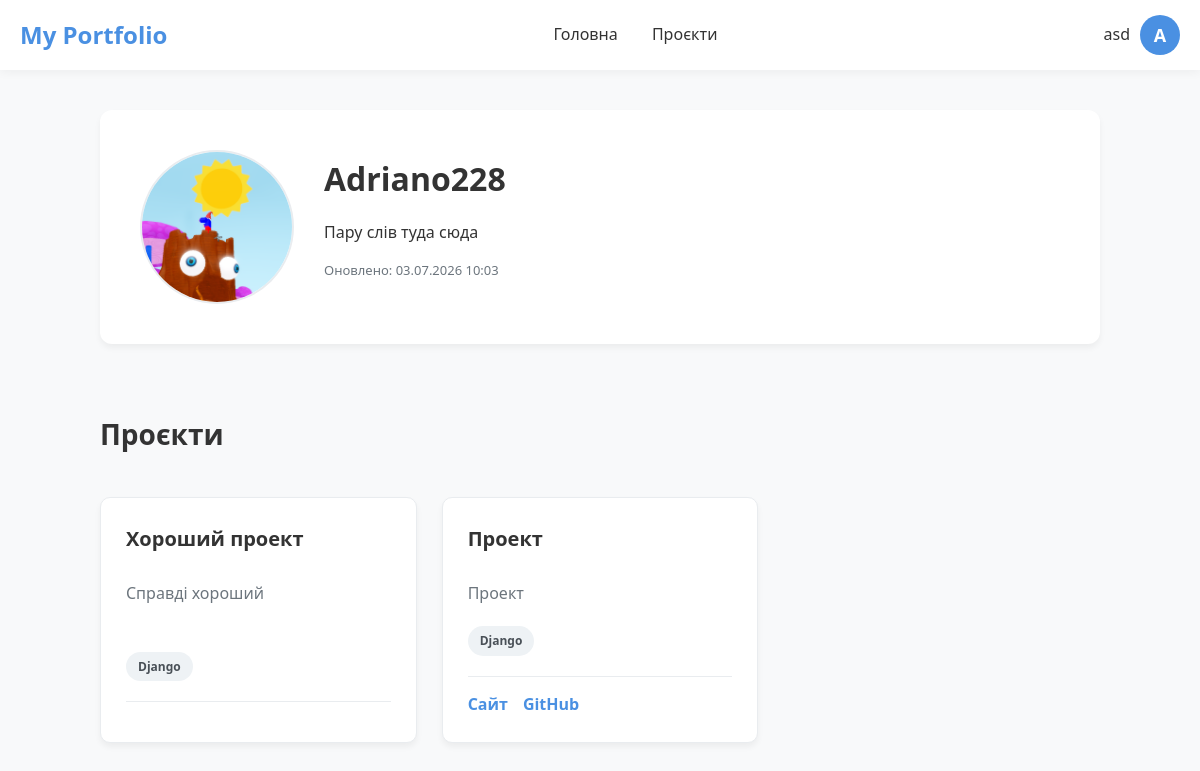
Page /profile/Adriano228/ (signed in) on the committed database.
### main/models.py (models this page shows, shortened)
class Portfolio(models.Model):
    user = models.OneToOneField(
        User,
        on_delete=models.CASCADE,
        related_name='portfolio',
        verbose_name="Користувач"
    )
    bio = models.TextField(blank=True, null=True, verbose_name="Про себе / Біографія")
    updated_at = models.DateTimeField(auto_now=True, verbose_name="Дата оновлення")
    avatar = models.ImageField(upload_to='avatars/', blank=True, null=True)
    class Meta:
        verbose_name = "Портфоліо"
        verbose_name_plural = "Портфоліо"

class Project(models.Model):
    portfolio = models.ForeignKey(
        Portfolio,
        on_delete=models.CASCADE,
        related_name='projects',
        verbose_name="Портфоліо"
    )
    title = models.CharField(max_length=200, verbose_name="Назва проекту")
    description = models.TextField(verbose_name="Опис проекту")
    technologies = models.ManyToManyField(
        Technology,
        related_name='projects',
        verbose_name="Стек технологій"
    )
    project_url = models.URLField(blank=True, null=True, verbose_name="Посилання на сайт")
    github_url = models.URLField(blank=True, null=True, verbose_name="Посилання на GitHub")
    created_at = models.DateTimeField(auto_now_add=True, verbose_name="Дата створення")
    class Meta:
        verbose_name = "Проект"
        verbose_name_plural = "Проекти"
        ordering = ['-created_at']

class Technology(models.Model):
    name = models.CharField(max_length=100, unique=True, verbose_name="Назва технології")
    class Meta:
        verbose_name = "Технологія"
        verbose_name_plural = "Технології"

### main/views.py (the view)
# urls.py: path('profile/<str:username>/', views.PublicProfileView.as_view(), name='public_profile'),
class PublicProfileView(DetailView):
    model = Portfolio
    template_name = 'accounts/profile.html'
    context_object_name = 'portfolio'
    def get_object(self):
        return get_object_or_404(Portfolio, user__username=self.kwargs['username'])

### main/templates/accounts/profile.html (shortened to what this page needs)
{% extends 'main/base.html' %}
{% block content %}
<div class="profile-page">
    <section class="profile-header" style="position: relative;">
        {% if portfolio.avatar %}
            <img src="{{ portfolio.avatar.url }}" class="avatar avatar-large" alt="{{ portfolio.user.username }}">
        {% else %}
            <div class="avatar-placeholder avatar-large">
                {{ portfolio.user.username|first|upper }}
            </div>
        {% endif %}
        <div class="profile-info">
            <h2>{{ portfolio.user.username }}</h2>
            {% if portfolio.bio %}
                <p class="profile-bio">{{ portfolio.bio }}</p>
            {% else %}
                <p class="profile-bio profile-bio-empty">Біографію ще не додано.</p>
            {% endif %}
            <p class="profile-updated">
                Оновлено: {{ portfolio.updated_at|date:"d.m.Y H:i" }}
            </p>
        </div>
    </section>
    <section class="profile-projects" id="projects">
        <h3>Проєкти</h3>
        {% if portfolio.projects.all %}
            <div class="projects-grid">
                {% for project in portfolio.projects.all %}
                    <div class="project-card">
                        <h4>{{ project.title }}</h4>
                        <p>{{ project.description }}</p>
                        {% if project.technologies.all %}
                            <div class="tech-list">
                                {% for tech in project.technologies.all %}
                                    <span class="tech-badge">{{ tech.name }}</span>
                                {% endfor %}
                            </div>
                        {% endif %}
                        <div class="project-links">
                            {% if project.project_url %}
                                <a href="{{ project.project_url }}" target="_blank" class="btn-link">Сайт</a>
                            {% endif %}
                            {% if project.github_url %}
                                <a href="{{ project.github_url }}" target="_blank" class="btn-link">GitHub</a>
                            {% endif %}
                        </div>
                    </div>
                {% endfor %}
            </div>
        {% else %}
            <p>Проєктів ще немає.</p>
        {% endif %}
    </section>
</div>
{% endblock %}

### main/templates/main/base.html (shortened to what this page needs)
{% load static %}
<!DOCTYPE html>
<html lang="uk">
<head>
    <link href="{% static 'css/main.css' %}" rel="stylesheet">
</head>
<body>
<div class="header-wrapper">
    <header class="header">
        <div class="logo">
            <a href="{% url 'portfolio:home' %}">My Portfolio</a>
        </div>
        <nav class="nav">
            <a href="{% url 'portfolio:home' %}">Головна</a>
                <a href="{% url 'portfolio:profile' %}">Проєкти</a>
        </nav>
        <div class="header-auth">
            {% if user.is_authenticated %}
                <a href="{% url 'portfolio:profile' %}" class="contact-btn" style="text-decoration: none; display: flex; align-items: center; gap: 10px;">
                    <span style="font-weight: 500; color: var(--text-main);">{{ user.username }}</span>
                    {% if user.portfolio.avatar %}
                        <img src="{{ user.portfolio.avatar.url }}" class="avatar">
                    {% else %}
                        <div class="avatar-placeholder">
                            {{ user.username|first|upper }}
                        </div>
                    {% endif %}
                </a>
            {% endif %}
        </div>
    </header>
</div>
{% block content %}
{% endblock %}
</body>
</html>

### main/static/css/main.css (style rules this page uses)
:root { --primary-color: #4a90e2; --primary-hover: #357abd; --danger-color: #e74c3c; --danger-hover: #c0392b; --bg-color: #f8f9fa; --text-main: #333333; --text-muted: #6c757d; --card-bg: #ffffff; --border-color: #e9ecef; }
body { font-family: 'Segoe UI', Roboto, Helvetica, Arial, sans-serif; background-color: var(--bg-color); color: var(--text-main); margin: 0; padding: 0; line-height: 1.6; }
.header-wrapper { background-color: var(--card-bg); box-shadow: 0 2px 10px rgba(0,0,0,0.05); position: sticky; top: 0; z-index: 100; }
.header { max-width: 1200px; margin: 0 auto; padding: 15px 20px; display: flex; justify-content: space-between; align-items: center; }
.logo a { font-size: 24px; font-weight: bold; color: var(--primary-color); text-decoration: none; }
.nav a { margin: 0 15px; text-decoration: none; color: var(--text-main); font-weight: 500; transition: color 0.2s; }
.avatar { border-radius: 50%; object-fit: cover; border: 2px solid var(--border-color); }
.avatar-large { width: 150px; height: 150px; }
.avatar-placeholder { border-radius: 50%; background-color: var(--primary-color); color: white; display: flex; align-items: center; justify-content: center; font-weight: bold; }
.header .avatar-placeholder { width: 40px; height: 40px; font-size: 18px; }
.profile-page { max-width: 1000px; margin: 40px auto; padding: 0 20px; }
.profile-header { background: var(--card-bg); padding: 40px; border-radius: 12px; box-shadow: 0 4px 6px rgba(0,0,0,0.05); display: flex; gap: 30px; align-items: center; margin-bottom: 40px; }
.profile-info h2 { margin-top: 0; margin-bottom: 10px; font-size: 32px; }
.profile-bio { color: var(--text-main); font-size: 16px; margin-bottom: 15px; }
.profile-updated { font-size: 13px; color: var(--text-muted); margin-bottom: 20px; }
.profile-projects h3 { font-size: 28px; margin-bottom: 20px; display: inline-block; }
.projects-grid { display: grid; grid-template-columns: repeat(auto-fill, minmax(300px, 1fr)); gap: 25px; margin-top: 20px; }
.project-card { background: var(--card-bg); border-radius: 10px; padding: 25px; box-shadow: 0 4px 6px rgba(0,0,0,0.05); border: 1px solid var(--border-color); display: flex; flex-direction: column; }
.project-card h4 { margin-top: 0; font-size: 20px; margin-bottom: 10px; }
.project-card p { color: var(--text-muted); margin-bottom: 20px; flex-grow: 1; }
.tech-list { display: flex; flex-wrap: wrap; gap: 8px; margin-bottom: 20px; }
.tech-badge { background-color: #eef2f5; color: #495057; padding: 5px 12px; border-radius: 20px; font-size: 12px; font-weight: 600; }
.project-links { display: flex; gap: 15px; align-items: center; border-top: 1px solid var(--border-color); padding-top: 15px; }
.btn-link { color: var(--primary-color); text-decoration: none; font-weight: 600; }

### rows in the picture
Portfolio: avatar (picture), user.username "Adriano228", bio "Пару слів туда сюда", updated_at "03.07.2026 10:03"
Project: title "Хороший проект", description "Справді хороший"
Technology: name "Django"
Project: title "Проект", description "Проект"

### other values in the picture
{{ user.username }} "asd"
{{ user.username|first|upper }} "A"
